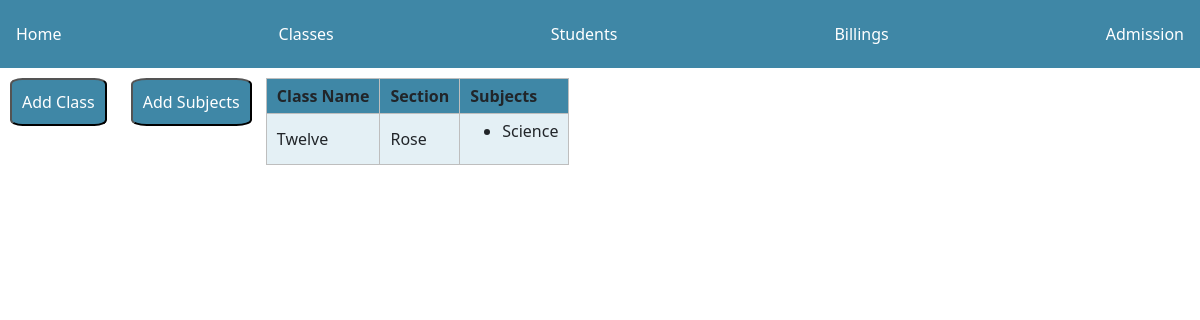
The app's page /administrative/classes/ with its own data.
### administrative/models.py (models this page shows, shortened)
class Class(models.Model):
    class_name=models.CharField(max_length=64,default="")
    section_choices=[
        ("Rose","Rose"),
        ("Lotus","Lotus"),
        ("Marigold","Marigold"),
        ("A","A"),
        ("B","B"),
        ("C","C"),
    ]
    section=models.CharField(max_length=64,choices=section_choices)
    subject=models.ManyToManyField(Subject)

class Subject(models.Model):
    subj_name=models.CharField(max_length=64)

### administrative/views.py (the view)
# urls.py: path("classes/",views.classesinfo,name="classes"),
def classesinfo(request):
    classes=Class.objects.all()
    subjects=Class.objects.values_list("subject",flat=True)
    context={
        "classes":classes,
        "subjects":subjects,
    }
    return render(request,"administrative/classes.html",context)

### administrative/templates/administrative/classes.html (shortened to what this page needs)
{% extends "./base.html" %}
{% block body %}
<button class="add">
    <a href="{%url 'add_class'%}" class="btn_txt">Add Class</a>
</button>
<button class="add">
    <a href="{%url 'add_subj'%}" class="btn_txt">Add Subjects</a>
</button>
<TABLE>
    <thead>
        <tr>
            <th>Class Name</th>
            <th>Section</th>
            <th>Subjects</th>
            </tr>
        </thead>
    <tbody>
        {% for class in classes %}
        <tr>
            <td>{{class.class_name}}</td>
            <td>{{class.section}}</td>
            <td>
<ul>
                {% for subject in class.subject.all %}
                <li>{{subject.subj_name}}</li>
                {% endfor %}
</ul>
            </td>
        </tr>
{% endfor %}</tbody>
</TABLE>
{% endblock %}

### records on screen
Class: class_name "Twelve", section "Rose"
Subject: subj_name "Science"
